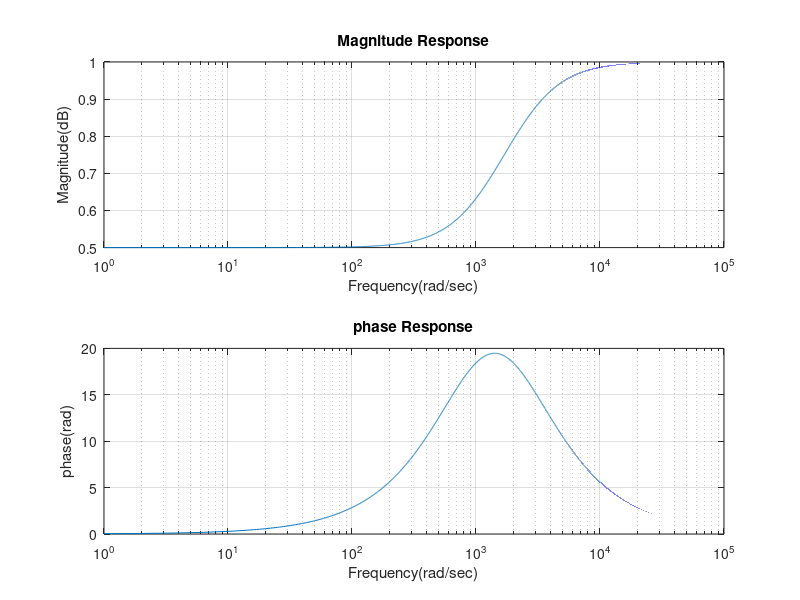

This chart was generated by the following MATLAB code:
clear all;
close all; 
clc;
R1 = 1000;
R2 = 1000;
C1 = 10^-6;
W = 0:50000;
num = [(R1*C1*R2) R2];
den = [(R1*C1*R2) (R1+R2)];
TF = freqs(num,den,W);
mag = abs(TF);
phase = angle(TF)*180/pi;
subplot(2,1,1);
semilogx(W,mag); %logscale along x-axis to visualize larger value to smaller value
title('Magnitude Response');
xlabel('Frequency(rad/sec)');
ylabel('Magnitude(dB)');
grid on;
subplot(2,1,2);
semilogx(W,phase);
title('phase Response');
xlabel('Frequency(rad/sec)');
ylabel('phase(rad)');
grid on;

